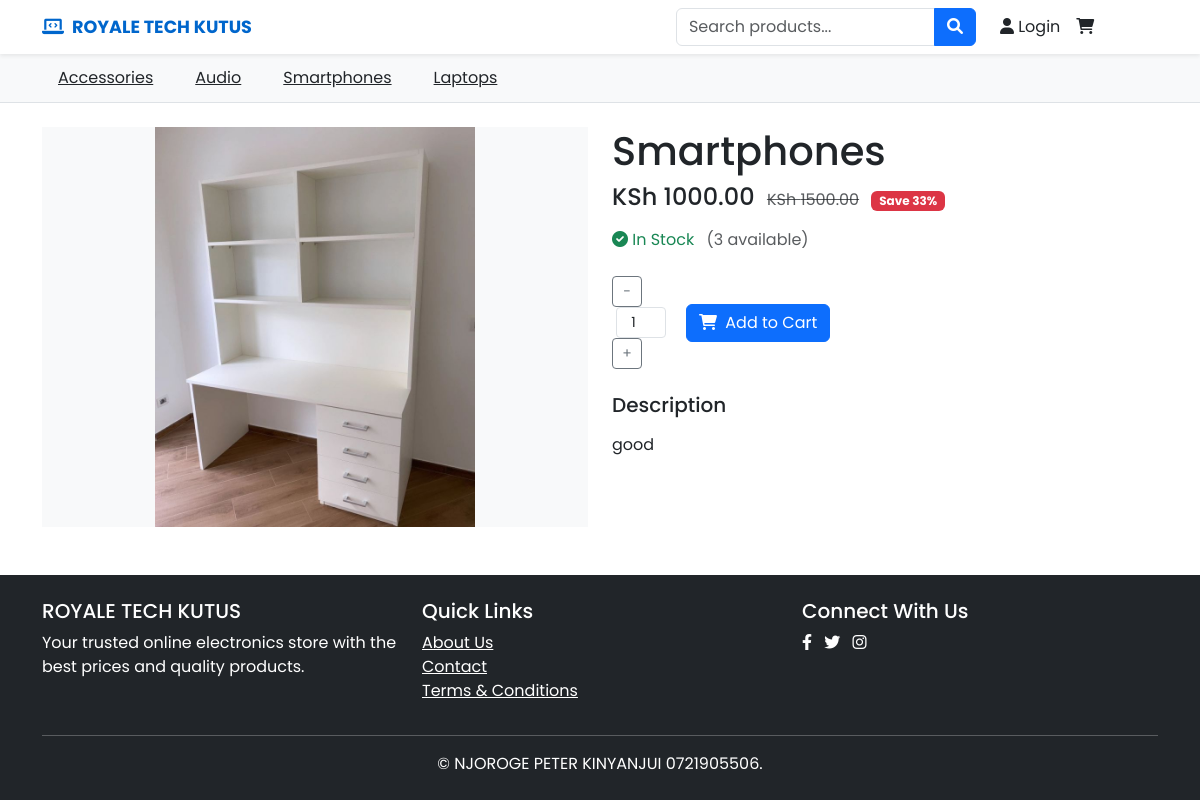
Page /3/smart-phones/ on the committed database.
### shop/models.py (models this page shows, shortened)
class Category(models.Model):
    name = models.CharField(max_length=100)
    slug = models.SlugField(max_length=100, unique=True)
    description = models.TextField(blank=True)
    class Meta:
        verbose_name_plural = "Categories"
    def get_absolute_url(self):
        return reverse('shop_cart:product_list_by_category',
                       args=[self.slug])

class Product(models.Model):
    category = models.ForeignKey(Category, models.CASCADE, related_name='products')
    name = models.CharField(max_length=200)
    slug = models.SlugField(max_length=200, unique=True)
    description = models.TextField()
    price = models.DecimalField(max_digits=10, decimal_places=2)
    old_price = models.DecimalField(max_digits=10, decimal_places=2, blank=True, null=True)
    stock = models.PositiveIntegerField()
    available = models.BooleanField(default=True)
    created = models.DateTimeField(auto_now_add=True)
    updated = models.DateTimeField(auto_now=True)
    image = models.ImageField(upload_to='products/%Y/%m/%d', blank=True)
    brand = models.CharField(max_length=100, blank=True)
    def get_discount_percentage(self):
        if self.old_price and self.old_price > self.price:
            return round((1 - (self.price / self.old_price)) * 100)
        return 0
    class Meta:
        ordering = ['-created']

### shop/views.py (the view)
# urls.py: path('<int:id>/<slug:slug>/', views.product_detail,
def product_detail(request, id, slug):
    product = get_object_or_404(Product,
                                id=id,
                                slug=slug,
                                available=True)
    return render(request,
                 'shop/product/detail.html',
                 {'product': product})

### shop/context_processors.py (called while the page is built, shortened)
def categories(request):
    return {
        'categories': Category.objects.all()
    }

def cart(request):
    from .models import Product
    if request.user.is_authenticated:
        cart, created = Cart.objects.get_or_create(user=request.user)
        cart.items_list = []
        for item in cart.items.all().select_related('product'):
            cart.items_list.append({
                'product': item.product,
                'quantity': item.quantity,
                'price': item.product.price,
                'get_cost': item.product.price * item.quantity
            })
    else:
        class GuestCart:
            def __init__(self, session):
                self.session = session
                self.items_list = []
                self._total_cost = 0
            @property
            def items_count(self):
                return sum(item['quantity'] for item in self.items_list)
        cart = GuestCart(request.session)
    return {
        'cart': cart
    }

### templates/shop/product/detail.html (shortened to what this page needs)
{% extends "base.html" %}
{% load static %}
{% block content %}
<div class="product-detail">
    <div class="row">
        <div class="col-lg-6">
            <div class="product-gallery mb-4">
                {% if product.image %}
                <div class="product-main-img-container bg-light d-flex align-items-center justify-content-center" style="height: 400px;">
                    <img src="{{ product.image.url }}" class="product-main-img w-100 h-100" style="object-fit: contain;" alt="{{ product.name }}">
                </div>
                {% else %}
                <div class="product-main-img-container bg-light d-flex align-items-center justify-content-center" style="height: 400px;">
                    <span class="text-muted">No Image Available</span>
                </div>
                {% endif %}
            </div>
        </div>
        <div class="col-lg-6">
            <div class="product-info">
                <h1 class="mb-2">{{ product.name }}</h1>
                <div class="price-display mb-3">
                    <span class="h4">KSh {{ product.price }}</span>
                    {% if product.old_price %}
                    <span class="text-muted ms-2"><s>KSh {{ product.old_price }}</s></span>
                    <span class="badge bg-danger ms-2">Save {{ product.get_discount_percentage }}%</span>
                    {% endif %}
                </div>
                <div class="availability mb-4">
                    <span class="text-success"><i class="fas fa-check-circle"></i> In Stock</span>
                    <span class="text-muted ms-2">({{ product.stock }} available)</span>
                </div>
                <div class="product-actions mb-4">
                    <form method="post" action="{% url 'shop_cart:cart_add' product.id %}">
                        <div class="d-flex align-items-center">
                            <div class="quantity-selector me-3">
                                <button type="button" class="btn btn-outline-secondary btn-sm minus">-</button>
                                <input type="number" name="quantity" value="1" min="1" max="{{ product.stock }}"
                                       class="form-control form-control-sm text-center mx-1 quantity-input" style="width: 50px;">
                                <button type="button" class="btn btn-outline-secondary btn-sm plus">+</button>
                            </div>
                            <button type="submit" class="btn btn-primary me-2">
                                <i class="fas fa-shopping-cart me-1"></i> Add to Cart
                            </button>
                        </div>
                    </form>
                </div>
                <div class="product-description mb-5">
                    <h5 class="mb-3">Description</h5>
                    <div class="description-content">
                        {{ product.description|linebreaks }}
                    </div>
                </div>
            </div>
        </div>
    </div>
</div>
{% endblock %}

### templates/base.html (shortened to what this page needs)
{% load static %}
<!DOCTYPE html>
<html lang="en">
<head>
    <link href="https://cdn.jsdelivr.net/npm/bootstrap@5.3.0/dist/css/bootstrap.min.css" rel="stylesheet">
    <link rel="stylesheet" href="https://cdnjs.cloudflare.com/ajax/libs/font-awesome/6.0.0/css/all.min.css">
    <link href="{% static 'css/shop.css' %}" rel="stylesheet">
</head>
<body>
    <nav class="navbar navbar-expand-lg navbar-light bg-white sticky-top shadow-sm desktop-nav">
        <div class="container">
            <div class="d-flex flex-column flex-md-row w-100 align-items-center">
                <a class="navbar-brand fw-bold me-md-4 mb-2 mb-md-0" href="{% url 'shop_cart:product_list' %}" style="color: #0066CC;">
                    <i class="fas fa-laptop-code me-2"></i>ROYALE TECH KUTUS
                </a>
                <div class="input-group search-bar order-md-1 order-2 w-100 w-md-auto">
                    <input type="text" class="form-control" placeholder="Search products...">
                    <button class="btn btn-primary" type="button">
                        <i class="fas fa-search"></i>
                    </button>
                </div>
                <div class="ms-md-3 d-flex order-md-2 order-3">
                    {% if user.is_authenticated %}
                    <div class="dropdown">
                        <a href="#" class="nav-link text-dark mx-2 dropdown-toggle" role="button" data-bs-toggle="dropdown">
                            <i class="fas fa-user"></i> {{ user.username }}
                        </a>
                        <ul class="dropdown-menu">
                            <li><a class="dropdown-item" href="#">My Orders</a></li>
                            <li><a class="dropdown-item" href="#">Account Settings</a></li>
                            <li><hr class="dropdown-divider"></li>
        <li>
            <form method="post" action="{% url 'registration:logout' %}" class="d-inline">
                {% csrf_token %}
                <button type="submit" class="dropdown-item btn btn-link p-0 border-0">Logout</button>
            </form>
        </li>
                        </ul>
                    </div>
                    {% else %}
                    <a href="{% url 'login' %}" class="nav-link text-dark mx-2">
                        <i class="fas fa-user"></i> Login
                    </a>
                    {% endif %}
                    <a href="{% url 'shop_cart:cart_detail' %}" class="nav-link text-dark mx-2 position-relative">
                        <i class="fas fa-shopping-cart"></i>
                    </a>
                </div>
            </div>
        </div>
    </nav>
    <div class="category-nav bg-light py-2 border-bottom">
        <div class="container">
            <div class="d-flex overflow-auto">
                {% for category in categories %}
                <a href="{{ category.get_absolute_url }}" class="category-item text-nowrap px-3 py-1 text-dark">
                    {{ category.name }}
                </a>
                {% endfor %}
            </div>
        </div>
    </div>
    <main class="container my-4">
        {% block content %}
        {% endblock %}
    </main>
    <footer class="bg-dark text-white py-4" style="margin-bottom: -100px;">
        <div class="container">
            <div class="row">
                <div class="col-md-4">
                    <h5>ROYALE TECH KUTUS</h5>
                    <p>Your trusted online electronics store with the best prices and quality products.</p>
                </div>
                <div class="col-md-4">
                    <h5>Quick Links</h5>
                    <ul class="list-unstyled">
                        <li><a href="#" class="text-white">About Us</a></li>
                        <li><a href="#" class="text-white">Contact</a></li>
                        <li><a href="#" class="text-white">Terms & Conditions</a></li>
                    </ul>
                </div>
                <div class="col-md-4">
                    <h5>Connect With Us</h5>
                    <div class="social-icons">
                        <a href="#" class="text-white me-2"><i class="fab fa-facebook-f"></i></a>
                        <a href="#" class="text-white me-2"><i class="fab fa-twitter"></i></a>
                        <a href="#" class="text-white me-2"><i class="fab fa-instagram"></i></a>
                    </div>
                </div>
            </div>
            <hr class="my-3 bg-secondary">
            <div class="text-center">
                &copy; NJOROGE PETER KINYANJUI 0721905506.
            </div>
        </div>
    </footer>
</body>
</html>

### static/css/shop.css (style rules this page uses)
body { font-family: 'Poppins', sans-serif; padding-bottom: 60px; }
.quantity-selector button { width: 30px; }
.quantity-selector input { max-width: 50px; }

### templates/base.html (style rules this page uses)
body { font-family: 'Poppins', sans-serif; padding-bottom: 60px; }
.navbar-brand { font-size: 1.1rem; }
.search-bar { max-width: 300px; margin-left: 400px; }
.category-nav { overflow-x: auto; white-space: nowrap; -webkit-overflow-scrolling: touch; }
.category-item { display: inline-block; margin-right: 10px; }

### rows in the picture
Category: name "Accessories"
Category: name "Audio"
Category: name "Smartphones"
Category: name "Laptops"
Product: image (picture), name "Smartphones", price "1000.00", old_price "1500.00", get_discount_percentage "33", stock "3", description "good"
